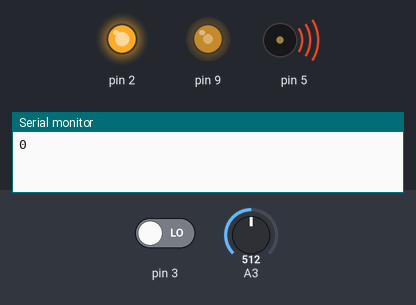
Simulated run of this sketch. Board: Arduino Uno, built with avr-gcc and run on an emulated ATmega328P. Shown: output pins drawn as LEDs (lit = HIGH), buzzer (waves = sounding), the last lines printed to the serial monitor. Dashed ring = blinking. Inputs (shaded band) come from the test bench; at power-on: A3 = 512, pin 3 LOW.

Above: at 1.2 s.
1.3 s: A3 set to 0
At 2.2 s:
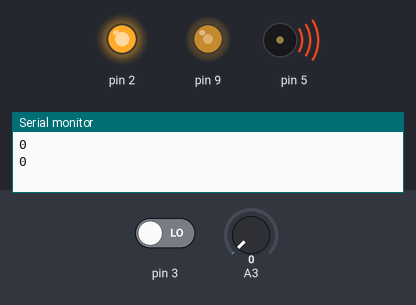
2.8 s: A3 set to 122
At 3.8 s:
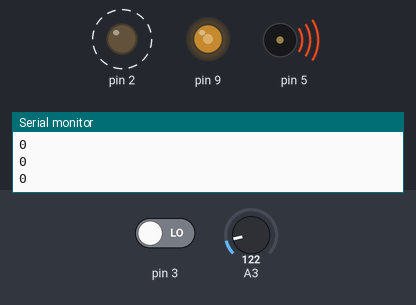
Timing chart, 0 to 13.0 s (numbered marks = the images above; inputs shaded):
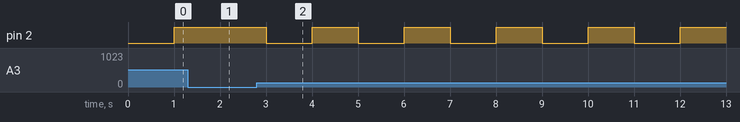

The sketch:

0514_Timer_Checking.ino
```cpp
void setup() {
  // put your setup code here, to run once:
  pinMode(9, OUTPUT);
  pinMode(5, OUTPUT);
  pinMode(3, INPUT);
  Serial.begin(9600);
  analogWrite(9, 127);
  tone(5, 1000);
  pinMode(2, OUTPUT);
}

void loop() {
  // put your main code here, to run repeatedly:
  unsigned long a = pulseIn(3, HIGH);
  Serial.println(a);
  int b = analogRead(3);
  if(b){
    digitalWrite(2, digitalRead(2)^1);
  }
}
```

Measured:
- after the input at 1.3 s, pin 2: stays HIGH (without the input it goes to LOW after 0.70 s)
- after the input at 2.8 s, pin 2: alternates HIGH for 1.0 s and LOW for 1.0 s, starting after 0.20 s
